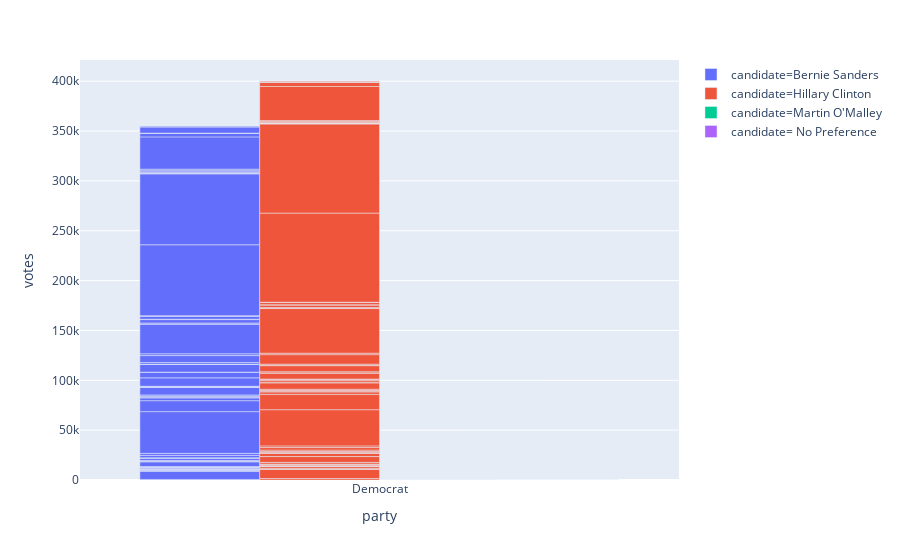

The notebook cell saved with this chart:
### Code cell
fig = px.bar(allData1, x="party", y="votes", color="candidate", barmode="group")
fig.show()

### Figure 1 — Plotly figure (JSON) as saved in the notebook; plotly's stock layout.template omitted (floating-point values rounded to 4 significant figures)
{"data": [{"alignmentgroup": "True", "hoverlabel": {"namelength": 0}, "hovertemplate": "candidate=Bernie Sanders<br>party=%{x}<br>votes=%{y}", "legendgroup": "candidate=Bernie Sanders", "marker": {"color": "#636efa"}, "name": "candidate=Bernie Sanders", "offsetgroup": "candidate=Bernie Sanders", "orientation": "v", "showlegend": true, "textposition": "auto", "type": "bar", "x": ["Democrat", "Democrat", "Democrat", "Democrat", "Democrat", "Democrat", "Democrat", "Democrat", "Democrat", "Democrat", "Democrat", "Democrat", "Democrat", "Democrat", "Democrat", "Democrat", "Democrat", "Democrat", "Democrat", "Democrat", "Democrat", "Democrat", "Democrat", "Democrat", "Democrat", "Democrat", "Democrat", "Democrat", "Democrat", "Democrat", "Democrat", "Democrat", "Democrat", "Democrat", "Democrat", "Democrat", "Democrat", "Democrat", "Democrat", "Democrat", "Democrat", "Democrat", "Democrat", "Democrat", "Democrat", "Democrat", "Democrat", "Democrat", "Democrat", "Democrat", "Democrat", "Democrat", "Democrat", "Democrat", "Democrat", "Democrat", "Democrat", "Democrat", "Democrat", "Democrat", "Democrat", "Democrat", "Democrat"], "xaxis": "x", "y": [562, 8507, 12, 236, 781, 256, 71, 595, 932, 415, 582, 513, 2, 4867, 79, 409, 664, 140, 2087, 597, 2411, 2006, 41841, 11013, 2833, 275, 1509, 155, 984, 7676, 132, 342, 209, 306, 8472, 5605, 90, 7728, 344, 1663, 6891, 1773, 29841, 178, 943, 3363, 343, 3198, 92, 271, 71134, 71134, 666, 393, 83, 909, 1168, 1498, 32368, 3654, 150, 6071, 734], "yaxis": "y"}, {"alignmentgroup": "True", "hoverlabel": {"namelength": 0}, "hovertemplate": "candidate=Hillary Clinton<br>party=%{x}<br>votes=%{y}", "legendgroup": "candidate=Hillary Clinton", "marker": {"color": "#EF553B"}, "name": "candidate=Hillary Clinton", "offsetgroup": "candidate=Hillary Clinton", "orientation": "v", "showlegend": true, "textposition": "auto", "type": "bar", "x": ["Democrat", "Democrat", "Democrat", "Democrat", "Democrat", "Democrat", "Democrat", "Democrat", "Democrat", "Democrat", "Democrat", "Democrat", "Democrat", "Democrat", "Democrat", "Democrat", "Democrat", "Democrat", "Democrat", "Democrat", "Democrat", "Democrat", "Democrat", "Democrat", "Democrat", "Democrat", "Democrat", "Democrat", "Democrat", "Democrat", "Democrat", "Democrat", "Democrat", "Democrat", "Democrat", "Democrat", "Democrat", "Democrat", "Democrat", "Democrat", "Democrat", "Democrat", "Democrat", "Democrat", "Democrat", "Democrat", "Democrat", "Democrat", "Democrat", "Democrat", "Democrat", "Democrat", "Democrat", "Democrat", "Democrat", "Democrat", "Democrat", "Democrat", "Democrat", "Democrat", "Democrat", "Democrat", "Democrat"], "xaxis": "x", "y": [1511, 9110, 10, 252, 858, 1741, 35, 409, 999, 484, 601, 1663, 1, 5851, 64, 2982, 754, 136, 1167, 1374, 2557, 1649, 36321, 15390, 2444, 781, 660, 33, 1181, 6381, 724, 2017, 486, 647, 5591, 1639, 48, 6137, 440, 1067, 9552, 1447, 44775, 248, 778, 2468, 357, 2161, 49, 319, 89373, 89373, 603, 267, 79, 594, 1123, 710, 34255, 3915, 474, 1011, 68], "yaxis": "y"}, {"alignmentgroup": "True", "hoverlabel": {"namelength": 0}, "hovertemplate": "candidate=Martin O'Malley<br>party=%{x}<br>votes=%{y}", "legendgroup": "candidate=Martin O'Malley", "marker": {"color": "#00cc96"}, "name": "candidate=Martin O'Malley", "offsetgroup": "candidate=Martin O'Malley", "orientation": "v", "showlegend": true, "textposition": "auto", "type": "bar", "x": ["Democrat", "Democrat", "Democrat"], "xaxis": "x", "y": [0, 16, 0], "yaxis": "y"}, {"alignmentgroup": "True", "hoverlabel": {"namelength": 0}, "hovertemplate": "candidate= No Preference<br>party=%{x}<br>votes=%{y}", "legendgroup": "candidate= No Preference", "marker": {"color": "#ab63fa"}, "name": "candidate= No Preference", "offsetgroup": "candidate= No Preference", "orientation": "v", "showlegend": true, "textposition": "auto", "type": "bar", "x": ["Democrat", "Democrat"], "xaxis": "x", "y": [1, 0], "yaxis": "y"}], "layout": {"barmode": "group", "legend": {"tracegroupgap": 0}, "margin": {"t": 60}, "xaxis": {"anchor": "y", "domain": [0, 1], "title": {"text": "party"}}, "yaxis": {"anchor": "x", "domain": [0, 1], "title": {"text": "votes"}}}}
